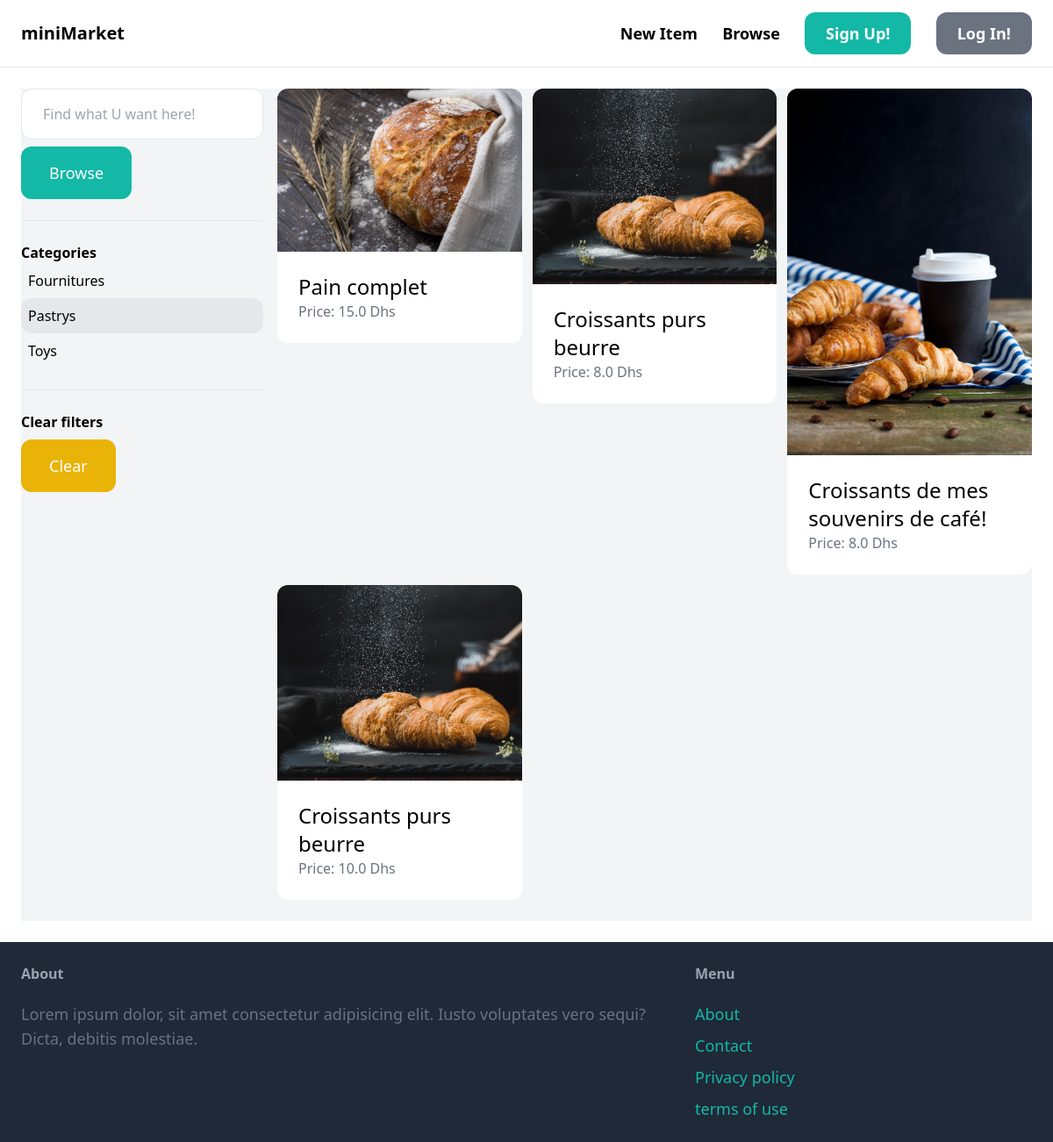
The page /items/?query=&category=3 on the database its author committed.
### item/models.py (models this page shows, shortened)
class Category(models.Model):
    name = models.CharField(max_length=255)
    class Meta:
        ordering = ('name',)
        verbose_name_plural = 'categories'

class Item(models.Model):
    category = models.ForeignKey(Category, related_name='items', on_delete=models.CASCADE)
    name = models.CharField(max_length=255)
    description = models.TextField(blank=True, null=True)
    price = models.FloatField()
    image = models.ImageField(upload_to='item_images', blank=True, null=True)
    is_sold = models.BooleanField(default=False)
    created_by = models.ForeignKey(User, related_name='items', on_delete=models.CASCADE)
    created_at = models.DateTimeField(auto_now_add=True)

### item/views.py (the view)
# urls.py: path('', views.items, name='items'),
def items(request):
    query = request.GET.get('query', '')
    category_id = request.GET.get('category', 0)
    categories = Category.objects.all()
    items = Item.objects.filter(is_sold=False)
    if category_id:
        items = items.filter(category_id=category_id)
    if query:
        items = items.filter(Q(name__icontains=query) | Q(description__icontains=query))
    return render(request, 'item/items.html', {
        'items': items,
        'query': query,
        'categories': categories,
        'category_id': int(category_id),
        })

### item/templates/item/items.html (shortened to what this page needs)
{% extends 'core/base.html' %}
{% block content %}
<div class="pb-6 grid grid-cols-4 gap-4 bg-gray-100">
    <div class="col-span-1">
        <form method="get" action="{% url 'item:items' %}">
            <input name="query" type="text" class="w-full py-4 px-6 border rounded-xl" value="{{ query }}" placeholder="Find what U want here!">
            <button class="mt-2 py-4 px-8 text-lg bg-teal-500 text-white rounded-xl">Browse</button>
        </form>
        <hr class="my-6">
        <p class="font-semibold">Categories</p>
        <ul>
            {% for category in categories %}
                <li class="py-2 px-2 rounded-xl{% if category.id == category_id %} bg-gray-200{% endif %}">
                    <a href="{% url 'item:items' %}?query={{ query }}&category={{ category.id }}">{{ category.name }}</a>
                </li>
            {% endfor %}
        </ul>
        <hr class="my-6">
        <p class="font-semibold">Clear filters</p>
        <ul>
            <li><a href="{% url 'item:items' %}" class="mt-2 py-4 px-8 inline-block bg-yellow-500 text-lg rounded-xl text-white hover:bg-teal-500">Clear</a></li>
        </ul>
    </div>
    <div class="col-span-3">
        <div class="grid grid-cols-3 gap-3">
            {% for item in items %}
            <div>
                <a href="{% url 'item:detail' item.id %}">
                    <div>
                        <img src="{{ item.image.url }}" class="rounded-t-xl">
                    </div>
                    <div class="p-6 bg-white rounded-b-xl">
                        <h2 class="text-2xl">{{ item.name }}</h2>
                        <p class="text-gray-500">Price: {{ item.price }} Dhs</p>
                    </div>
                </a>
            </div>
            {% endfor %}
        </div>
    </div>
</div>
{% endblock %}

### rows shown on the page
Category: name "Fournitures"
Category: name "Pastrys"
Category: name "Toys"
Item: image (picture), name "Pain complet", price "15.0"
Item: image (picture), name "Croissants purs beurre", price "8.0"
Item: image (picture), name "Croissants de mes souvenirs de café!", price "8.0"
Item: image (picture), name "Croissants purs beurre", price "10.0"
